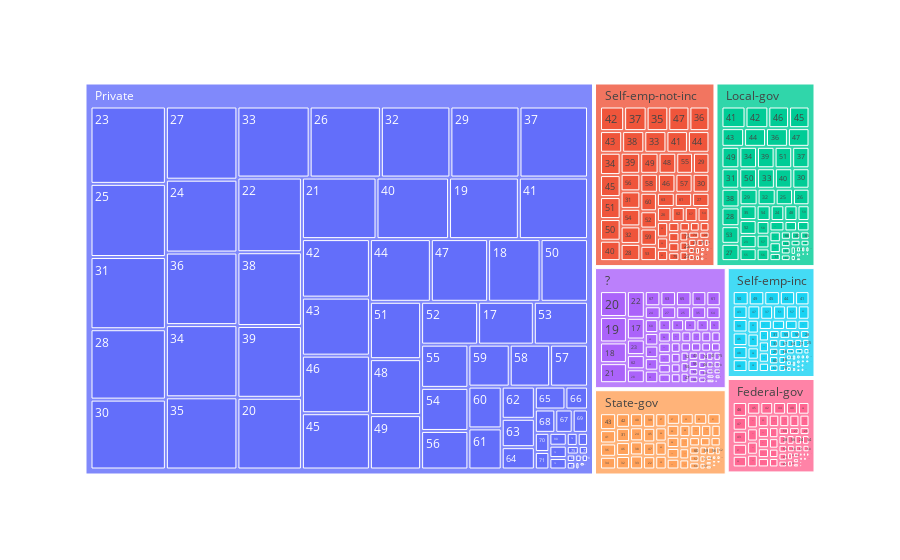

The notebook cell this image was saved under:
### Code cell
grafico = px.treemap(base, path=['workclass', 'age'])
grafico.show()

### Figure 1 — Plotly figure (JSON) as saved in the notebook; plotly's stock layout.template omitted (floating-point values rounded to 4 significant figures; data arrays with more than 128 entries replaced by an {"elided": "..."} marker saying what was removed)
{"data": [{"branchvalues": "total", "domain": {"x": [0, 1], "y": [0, 1]}, "hovertemplate": "labels=%{label}<br>count=%{value}<br>parent=%{parent}<br>id=%{id}<extra></extra>", "ids": {"elided": "490 str values"}, "labels": {"elided": "490 str values"}, "name": "", "parents": {"elided": "490 str values"}, "type": "treemap", "values": {"elided": "490 int values"}}], "layout": {"legend": {"tracegroupgap": 0}, "margin": {"t": 60}}}
